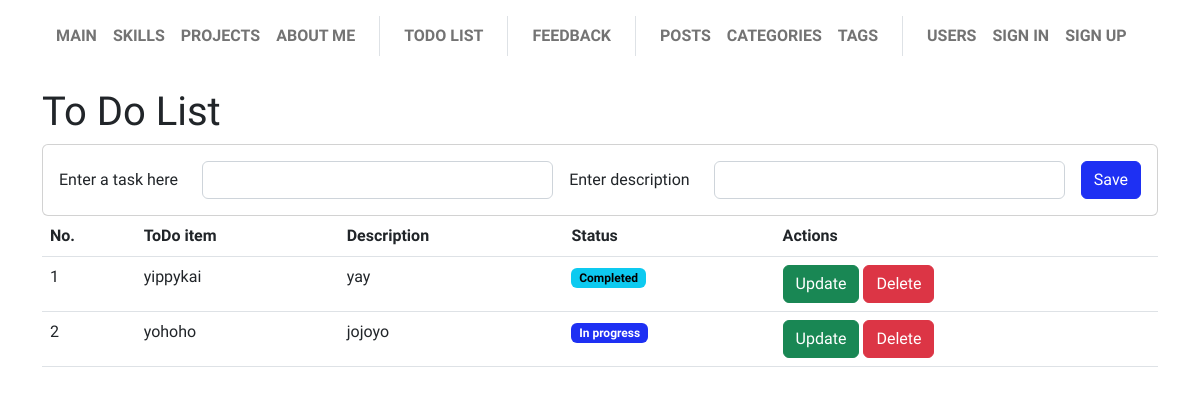
Page /todo/list on the earlier database version.
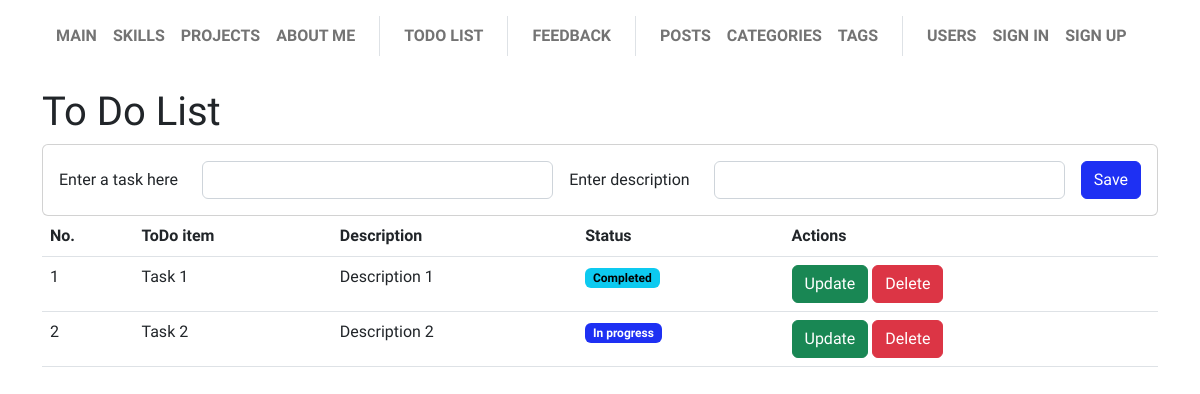
Same page on the later database version.
### app/todo/models.py (models this page shows, shortened)
class ToDo(db.Model):
    __tablename__ = "todo"
    id = Column(Integer, primary_key=True)
    task = Column(String(80), nullable=False)
    description = Column(String(160), nullable=True)
    completed = Column(Boolean(), nullable=True)

### app/todo/views.py (the view)
@todo_blueprint.route("/list", methods=["GET"])
def list():
    form = ToDoForm()
    todo_list = ToDo.query.all()
    return render_template("todo/list.html", form=form, todo_list=todo_list)

### app/todo/forms.py
class ToDoForm(FlaskForm):
    task = StringField("Enter a task here",
                       validators=[
                           Length(max=80),
                           DataRequired(message="This field is required.")
                       ])
    description = StringField("Enter description",
                              validators=[
                                  Length(max=160),
                              ])
    submit = SubmitField("Save")

### app/base/menu.py (called while the page is built)
@base_blueprint.app_context_processor
def inject_menu():
    return dict(menu=__menu__.__iter__(), menu_separator=__separator__)

    @property
    def url(self):
        return url_for(self.endpoint)

    @property
    def visible(self):
        return not self.visibility_lambda or self.visibility_lambda()

### app/todo/templates/todo/list.html (shortened to what this page needs)
{% extends "base/base.html" %}
{% from "base/macros.html" import render_field, render_text_input_horizontal %}
{% block page_body %}
<h1>To Do List</h1>
<div class="card mx-auto">
    <div class="card-body">
        <form class="d-flex flex-wrap gap-3 fields-grow-1" method="POST" action="{{ url_for('.add') }}" novalidate>
            {{ render_text_input_horizontal(form.task) }}
            {{ render_text_input_horizontal(form.description) }}
            <div class="col-auto">
                {{ render_field(form.submit) }}
            </div>
        </form>
    </div>
</div>
<table class="table">
    <thead>
        <tr class="vertical-center">
            <th>No.</th>
            <th>ToDo item</th>
            <th>Description</th>
            <th>Status</th>
            <th>Actions</th>
        </tr>
    </thead>
    <tbody>
        {% for todo in todo_list %}
        <tr class="vertical-center">
            <td> {{ todo.id }} </td>
            <td> {{ todo.task }}</td>
            <td> {{ todo.description }}</td>
            <td>
                {% if not todo.completed %}
                    <span class="badge text-bg-primary">In progress</span>
                {% else %}
                    <span class="badge text-bg-info">Completed</span>
                {% endif %}
            </td>
            <td>
                <a class="btn btn-success" href="{{ url_for('.update', todo_id=todo.id) }}">Update</a>
                <a class="btn btn-danger" href="{{ url_for('.delete', todo_id=todo.id) }}">Delete</a>
            </td>
        </tr>
        {% endfor %}
    </tbody>
</table>
{% endblock %}

### app/base/templates/base/base.html (shortened to what this page needs)
<!DOCTYPE html>
<html lang="en">
<head>
    {% block page_styles %}
    <link href="{{ url_for('base.static', filename='css/bootstrap.min.css') }}" rel="stylesheet">
    <link href="{{ url_for('base.static', filename='css/bootstrap-theme.css') }}" rel="stylesheet">
    <link href="{{ url_for('base.static', filename='css/custom.css') }}" rel="stylesheet">
    {% endblock %}
</head>
<body class="min-vh-100 d-flex flex-column">
    {% include "base/base_nav.html" %}
    <div class="container flex-grow-1 mt-3">
        {% block page_body %}{% endblock %}
    </div>
</body>
</html>

### app/base/templates/base/macros.html (shortened to what this page needs)
{% macro render_field(field) %}
  {% if field.type == 'StringField' or field.type == 'EmailField' or field.type == 'PasswordField' or field.type == 'FileField' %}
    {{ render_text_input(field) }}
  {% elif field.type == 'TextAreaField' %}
    {{ render_text_area(field) }}
  {% elif field.type == 'SelectField' or field.type == 'SelectMultipleField' %}
    {{ render_select(field) }}
  {% elif field.type == 'BooleanField' %}
    {{ render_checkbox(field) }}
  {% elif field.type == 'SubmitField' %}
    {{ render_submit(field) }}
  {% endif %}
{% endmacro %}
{% macro render_text_input_horizontal(field) %}
  <div class="row field-grow-1">
    <div class="col-auto">
      <label for="{{ field.id }}" class="col-form-label"> {{ field.label.text }} </label>
    </div>
    <div class="col-auto flex-grow-1 has-validation">
      <input
        type="{% if field.type == 'StringField' %}text{% elif field.type == 'PasswordField' %}password{% endif %}"
        class="form-control {% if field.errors.__len__() > 0 %} is-invalid {% endif %}"
        name="{{ field.name }}"
        id="{{ field.id }}"
        {% if field.type != 'PasswordField' %}
          value="{{ field.data if field.data else "" }}"
        {% endif %}
        aria-describedby="{{ field.id }}-feedback"
      />
    </div>
  </div>
{% endmacro %}
{% macro render_submit(field) %}
  <div class="">
    <input
      class="btn btn-{{ (field.render_kw and field.render_kw.get('category')) or 'primary' }}"
      type="submit"
      id="{{ field.id }}"
      name="{{ field.name }}"
      value="{{ field.label.text }}"
    />
  </div>
{% endmacro %}

### app/base/templates/base/base_nav.html (shortened to what this page needs)
<nav class="navbar navbar-expand-lg position-sticky-lg top-0 z-3 navbar-light bg-transparent py-3">
  <div class="container-fluid px-5">
    <div class="collapse navbar-collapse" id="collapsableContent">
      <ul class="navbar-nav me-auto mb-2 mb-lg-0 fw-bolder bg-white rounded">
        {%for item in menu %}
          {% if item == menu_separator %}
            <li class="border-top border-top-lg-0 border-start-lg mx-lg-3 nav-sep"></li>
          {% elif item.visible %}
            <li class="nav-item">
              <a class="nav-link" href="{{ item.url }}"> {{ item.name | upper }} </a>
            </li>
          {% endif %}
        {% endfor %}
      </ul>
    </div>
  </div>
</nav>

### app/base/static/css/custom.css (style rules this page uses)
@media (min-width: 992px) { .position-sticky-lg { position: sticky !important; } }
form.fields-grow-1 > .row.field-grow-1 { flex-grow: 1; }

Differences in the rows shown:
changed ToDo id 1: task "yippykai" → "Task 1"; description "yay" → "Description 1"
changed ToDo id 2: task "yohoho" → "Task 2"; description "jojoyo" → "Description 2"
